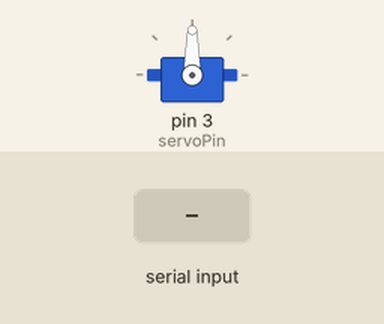
This sketch was run on a simulated Arduino Uno, built with avr-gcc and run on an emulated ATmega328P. On the bench: servo. Inputs (shaded band) come from the test bench.

Above: at 1.2 s.
1.3 s: "Y" received over Serial
At 2.5 s:
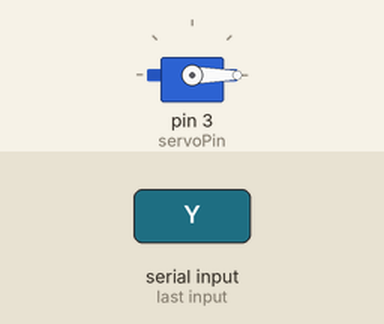
Timing chart, 0 to 7.8 s (numbered marks = the images above; inputs shaded):
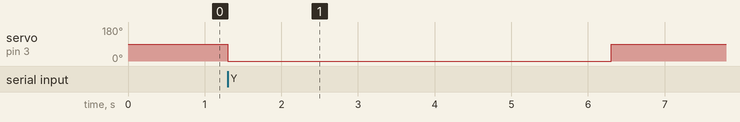

Measured:
- after the input at 1.3 s, servo on pin 3 (servoPin): 90° → 0° at once, → 90° 5.0 s later

The sketch:

faceservo.ino.ino
```cpp
#include <Servo.h>

int pos = 0;
int servoPin = 3;

Servo myServo;

void(*reset) (void) = 0;
void setup(){
  Serial.begin(9600);
  myServo.attach(servoPin);
}

void loop(){

  if(Serial.read() == 'Y')
  {

   myServo.write(-45);
   delay(5000);

   myServo.write(90);
   delay(1000);
  reset();
  }
}
```
